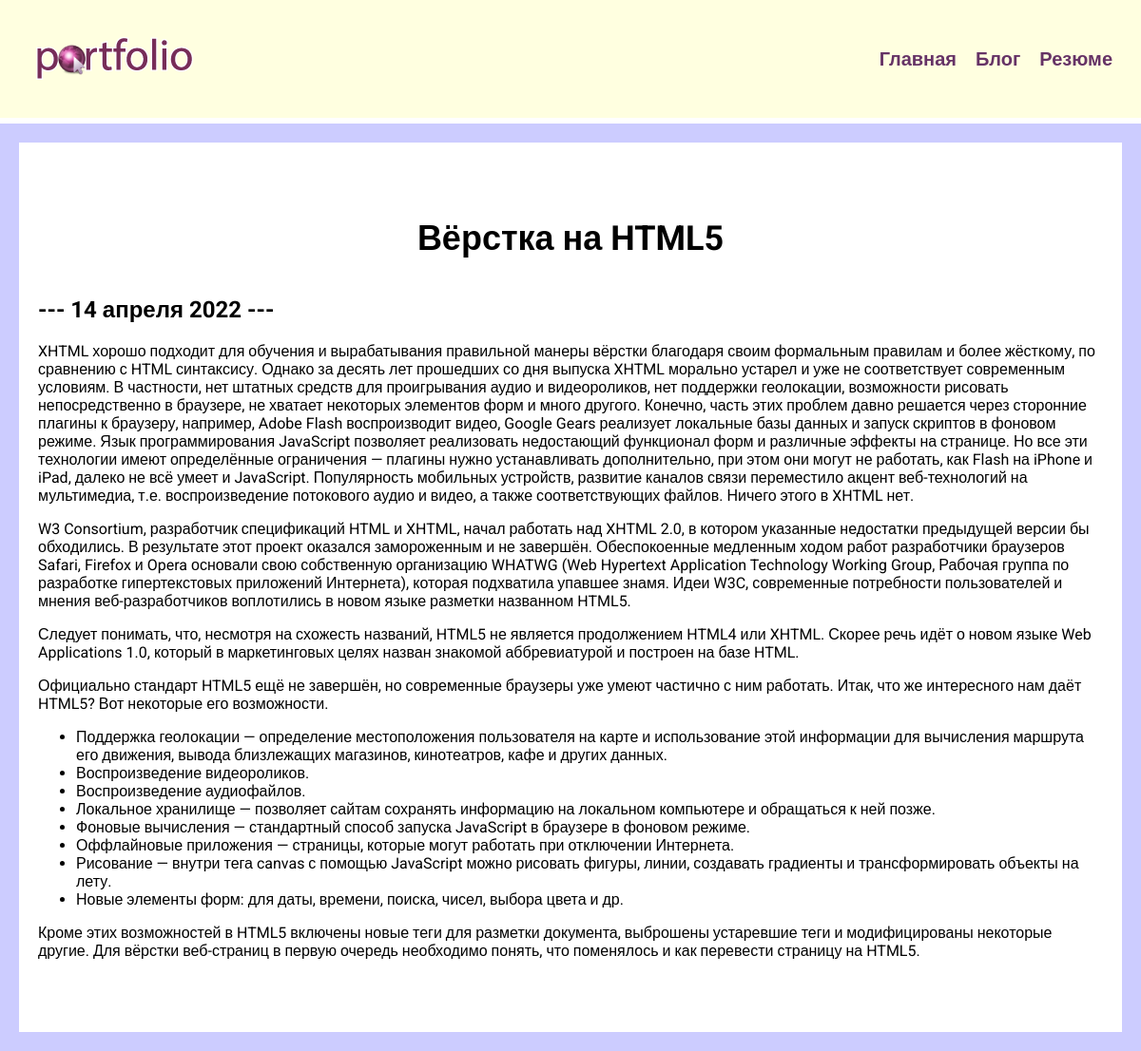
The page /blog/6/ on the database its author committed.
### blog/models.py (models this page shows, shortened)
class Blog(models.Model):
    title = models.CharField(max_length=200)
    description = models.TextField()
    date = models.DateField()

### blog/views.py (the view)
# urls.py: path('<int:blog_id>/', views.detail, name='detail'),
def detail(request, blog_id):
    blog = get_object_or_404(Blog, pk=blog_id)  # pk - первичный ключ, ищется id под нужным номером,
    return render(request, 'blog/details.html', {'blog': blog})

### blog/templates/blog/details.html
{% extends 'skills/base.html' %}
{% block content %}
{% load static %}
<div class="detail">
    <h1>{{ blog.title }}</h1>
    <h2>--- {{ blog.date|date:'j E Y' }} ---</h2>
    {{ blog.description|safe }}
</div>
{% endblock %}

### skills/static/css/style.css (style rules this page uses)
body { background: #CCCCFF; padding: 0; margin: 0; font-family: 'Roboto', sans-serif; }
.content h1 { text-align: center; margin: 60px 0 40px; font-size: 36px; }
.detail { background: #FFF; padding: 20px 20px 60px 20px; box-sizing: border-box; }

### rows shown on the page
Blog: title "Вёрстка на HTML5", date "14 апреля 2022", description "XHTML хорошо подходит для обучения и вырабатывания правильной манеры вёрстки благодаря своим формальным правилам и более жёсткому, по сравнению с HTML синтаксису. Однако за десять лет прошедших со дня выпуска XHTML морально устарел и уже не соответствует современным условиям. В частности, нет штатных средств для проигрывания аудио и видеороликов, нет поддержки геолокации, возможности рисовать непосредственно в браузере, не хватает некоторых элементов форм и много другого. Конечно, часть этих проблем давно решается через сторонние плагины к браузеру, например, Adobe Flash воспроизводит видео, Google Gears реализует локальные базы данных и запуск скриптов в фоновом режиме. Язык…"
